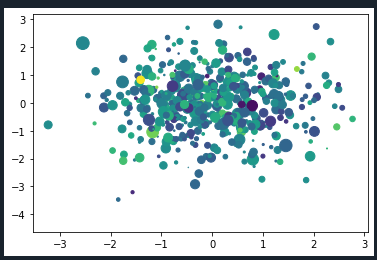

Write the Python code that produced this figure.
import matplotlib.pyplot as plt
import numpy as np
x=np.random.randn(1000)
y =np.random.randn(1000)
size=50*np.random.randn(1000)
colors=np.random.randn(1000)
plt.scatter(x,y,s=size,c=colors)
plt.show()
